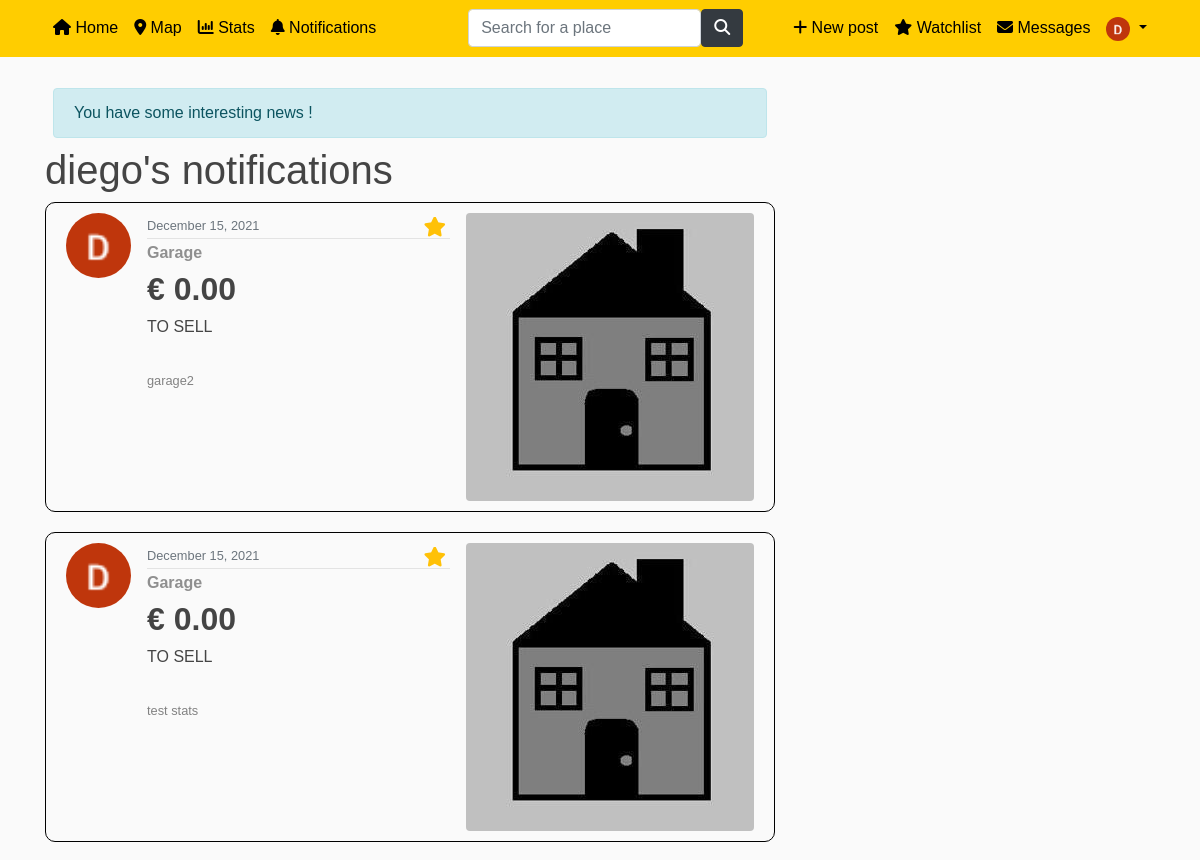
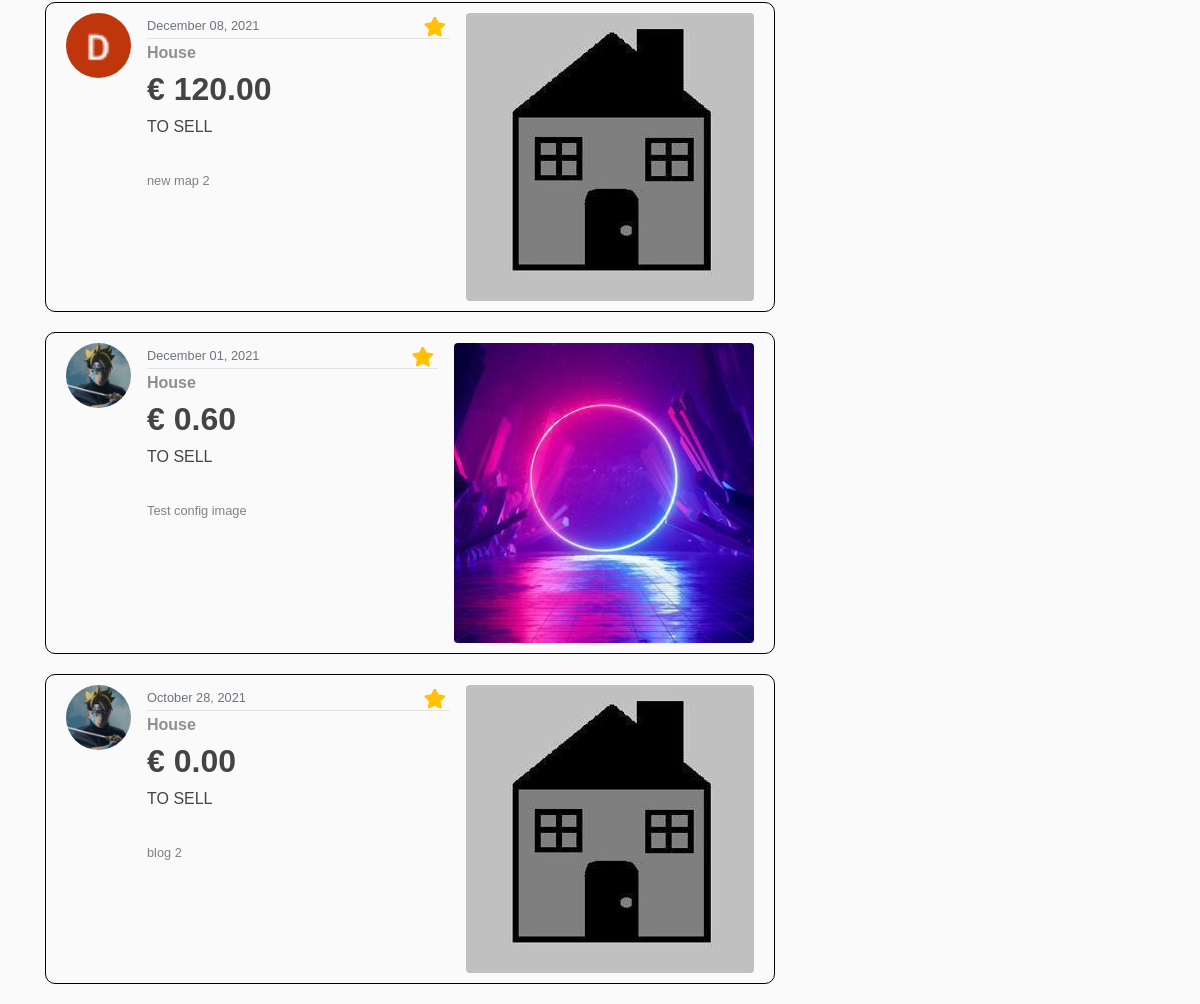
The app's page /my_preferences_posts/ (signed in) with its own data (2 pictures, top to bottom).
### users/models.py (models this page shows, shortened)
class Profile(models.Model):
    user = models.OneToOneField(User, on_delete=models.CASCADE) #CASCADE : si je supprime l'utilisateur, le profil sera supprimé aussi. Mais si je supprime le profil, l'utilisateur ne sera pas supprimé
    image = models.ImageField(default='default.jpg', upload_to='profile_pics') #default = image par défaut si l'user ne choisit aucune pdp
    price_preference = models.DecimalField(default=0, max_digits=15, decimal_places=2) #prix maximum préféré
    localisation_preference = models.CharField(default='Bruxelles', max_length=100) #localisation préférée
    sell_rent_preference = models.CharField(default='S', max_length=10, choices=SELLORRENT_CHOICES) #a vendre ou a louer

### blog/models.py (models this page shows, shortened)
class Post(models.Model): #creation d'un Post
    title = models.CharField(max_length=100)
    price = models.DecimalField(default=0, max_digits= 15, decimal_places=2)
    sell_rent = models.CharField(default= 'S', max_length=10, choices=SELLORRENT_CHOICES)
    localisation = models.CharField(default='Bruxelles',max_length=100)
    address = models.TextField(default='Boulevard du Triomphe 1 , 1050 Bruxelles')
    lat = models.FloatField(blank=True, null=True)  # blank pour autoriser des valeurs vides
    long = models.FloatField(blank=True, null=True)
    category = models.CharField(default= 'H', max_length=10, choices=CATEGORIES)
    surface = models.DecimalField(default=0, max_digits= 8, decimal_places=2)
    content = models.TextField()
    image = models.ImageField(default='defaultAnnounce.jpg', upload_to='announce_pics')
    image2 = models.ImageField(default='defaultAnnounce.jpg', upload_to='announce_pics')
    image3 = models.ImageField(default='defaultAnnounce.jpg', upload_to='announce_pics')
    date_posted = models.DateTimeField(default=timezone.now)
    author = models.ForeignKey(User, on_delete=models.CASCADE) #reférence à une autre classe (clé étrangère)
    number_views = models.IntegerField(default=0)
    room_number = models.IntegerField(default=0, blank=True, null=True)

### blog/views.py (the view)
# urls.py: path('my_preferences_posts/', views.preferences_posts, name='user-mypreferences'),
def preferences_posts(request):
    all_posts = Post.objects.all() #je recupère tous les posts
    user_localisation = request.user.profile.localisation_preference #on recupere les critères de l'utilisateur
    user_price = request.user.profile.price_preference
    user_sellrent = request.user.profile.sell_rent_preference
    all_posts = all_posts.filter(price__lte= user_price, localisation= user_localisation, sell_rent= user_sellrent) #prix +petit ou egal au le prix max de l'utilisateur
    preferences = all_posts.order_by('-date_posted')
    if len(all_posts) > 0: #si il y'a des posts pouvant intéresser l'utilisateur
        messages.info(request, 'You have some interesting news !')
    else:
        messages.warning(request, 'There is nothing matching with your preferences for now...')
        return redirect('blog-home')
    context = {
        'preferences': preferences
    }
    return render(request, 'blog/user_mypreferences.html', context)

### blog/templates/blog/user_mypreferences.html (shortened to what this page needs)
{% extends "blog/base.html" %}
{% block content %}
{% if user.is_authenticated %}
    <h1>{{ user }}'s notifications</h1>
    {% for post in preferences %}
        <a class="content-article" href="{% url 'post-detail' post.id %}">
            <article class="media content-section">
            <img class="rounded-circle article-img" src="{{ post.author.profile.image.url }}">
            <div class="media-body">
                {% if user.is_authenticated %}
                        <form action="{% url 'add-post-in-watchlist' %}" method="POST">
                        <button class="btn btn-outline-warning m-1" id="btnFav1" type="submit" >
                            <i class="fa fa-star" style="font-size:20px;"></i>
                        </button>
                    </form>
                {% endif %}
                <div class="article-metadata">
                    <small class="text-muted">{{ post.date_posted|date:"F d, Y" }}</small>
                </div>
                <div class="post-content">
                    <h6 class="post-content-category"><b>{{ post.get_category_display }}</b></h6>
                    <h2 class="display-5"><b>€ {{ post.price }}</b></h2>
                    <h6 class="text-uppercase">{{ post.get_sell_rent_display }}</h6>
                    <br>
                    <p class="post-content-title"><small>{{ post.title }}</small></p>
                </div>
            </div>
            <img class="rounded float-left ml-3" src="{{ post.image.url }}">
            </article>
        </a>
    {% endfor %}
{% endif %}
{% endblock content %}

### blog/templates/blog/base.html (shortened to what this page needs)
<!DOCTYPE html>
{% load static %}
<html lang="en">
<head>
    <link href="https://stackpath.bootstrapcdn.com/bootstrap/4.4.1/css/bootstrap.min.css"
 rel="stylesheet">
    <link rel="stylesheet" type="text/css" href="{% static 'blog/main.css' %}">
    <link rel="stylesheet" href="https://cdn.jsdelivr.net/npm/bootstrap-icons@1.7.1/font/bootstrap-icons.css">
    <link href='https://api.mapbox.com/mapbox-gl-js/v2.6.1/mapbox-gl.css' rel='stylesheet' />
</head>
<body>
<header class="site-header">
    <nav class="navbar navbar-expand-md navbar-dark bg-steel fixed-top">
        <div class="container">
            <div class="collapse navbar-collapse" id="navbarToggle">
                <div class="navbar-nav mr-auto">
                    <a class="nav-item nav-link" href="{% url 'blog-home' %}"><i class="fa fa-home"></i> Home</a>
                    <a class="nav-item nav-link" href="{% url 'blog-map' %}"><i class="fa fa-map-marker"></i> Map</a>
                    {% if user.is_authenticated %}
                        <a class="nav-item nav-link" href="{% url 'blog-stats' %}"><i class="fa fa-bar-chart"></i> Stats</a>
                        <a class="nav-item nav-link" href="{% url 'user-mypreferences' %}"><i class="fa fa-bell"></i> Notifications</a>
                    {% endif %}
                </div>
                <div class="navbar-nav mx-auto">
                     <form class="d-flex" method=POST action="{% url 'place-search' %}">
                        <input class="form-control me-2" type="search" placeholder="Search for a place" aria-label="Search" name="search">
                        <button class="btn btn-dark" type="submit"><i class="fa fa-search"></i></button>
                     </form>
                </div>
                <div class="navbar-nav">
                    {% if user.is_authenticated %}
                        <a class="nav-item nav-link" href="{% url 'post-create' %}"> <i class="fa fa-plus"></i> New post</a>
                        <a class="nav-item nav-link" href="{% url 'user-watchlist' %}"><i class="fa fa-star"></i> Watchlist</a>
                        <a class="nav-item nav-link" href="#"><i class="fa fa-envelope"></i> Messages</a>
                        <li class="nav-item dropdown">
                            <a class="nav-link dropdown-toggle" href="#" id="navbarDropdown" data-toggle="dropdown" aria-haspopup="true" aria-expanded="false">
                              <img class="rounded-circle navbar-profile" src="{{ request.user.profile.image.url }}">
                            </a>
                        </li>
                    {% else %}
                        <a class="nav-item nav-link" href="{% url 'login' %}"> <i class="fa fa-sign-in"></i> Login</a>
                        <a class="nav-item nav-link" href="{% url 'register' %}">Register</a>
                    {% endif %}
                </div>
            </div>
        </div>
    </nav>
</header>
<main role="main" class="container">
  <div class="row">
    <div class="col-md-8">
        {% if messages %}
            {% for message in messages %}
                <div class="alert alert-{{ message.tags }} m-2" id="message_id">
                    {{ message }}
                </div>
            {% endfor %}
        {% endif %}
      {% block content %} {% endblock %}
    </div>
  </div>
</main>
</body>
</html>

### blog/static/blog/main.css (style rules this page uses)
body { font-family: Verdana, sans-serif; background: #fafafa; color: #333333; margin-top: 5rem; }
h1, h2, h3, h4, h5, h6 { color: #444444; }
#btnFav1 { float: right; background-color: transparent; background-repeat: no-repeat; border: none; overflow: hidden; padding: 0; outline: none; }
.post-content-title { color: #828282; }
.post-content-category { color: #8F8F8F; }
.site-header .navbar-nav .nav-link { color: black; }
.bg-steel { background-color: #FFCD00; }
.navbar-profile { width: 1.5em; height: 1.5em; }
.content-section { transition: box-shadow .3s; background: #fafafa; padding: 10px 20px; border: 1px solid black; border-radius: 10px; margin-bottom: 20px; }
.article-img { height: 65px; width: 65px; margin-right: 16px; }
.article-metadata { padding-bottom: 1px; margin-bottom: 4px; border-bottom: 1px solid #e3e3e3 }

### records on screen
Post: author.profile.image (picture), date_posted "December 15, 2021", category "Garage", price "0.00", sell_rent "TO SELL", title "garage2", image (placeholder picture)
Post: author.profile.image (picture), date_posted "December 15, 2021", category "Garage", price "0.00", sell_rent "TO SELL", title "test stats", image (placeholder picture)
Post: author.profile.image (picture), date_posted "December 08, 2021", category "House", price "120.00", sell_rent "TO SELL", title "new map 2", image (placeholder picture)
Post: author.profile.image (picture), date_posted "December 01, 2021", category "House", price "0.60", sell_rent "TO SELL", title "Test config image", image (picture)
Post: author.profile.image (picture), date_posted "October 28, 2021", category "House", price "0.00", sell_rent "TO SELL", title "blog 2", image (placeholder picture)

### other values on screen
{{ message }} "You have some interesting news !"
{{ user }} "diego"
